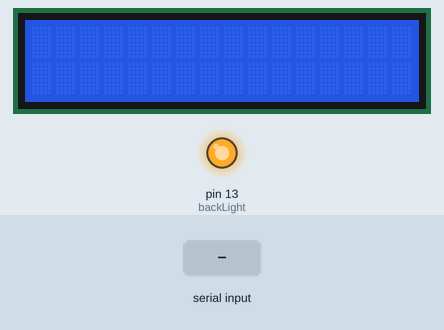
A sketch run on a simulated Arduino Uno, built with avr-gcc and run on an emulated ATmega328P. Parts: 16×2 character LCD, output pins drawn as LEDs (lit = HIGH). The inputs (shaded band) are chosen by the test bench.

Above: at 1.2 s.
1.3 s: "1" received over Serial
At 2.1 s:
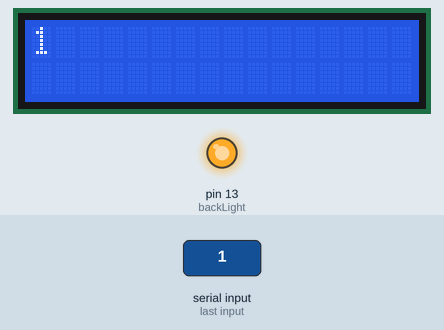
2.9 s: "0" received over Serial
At 3.4 s:
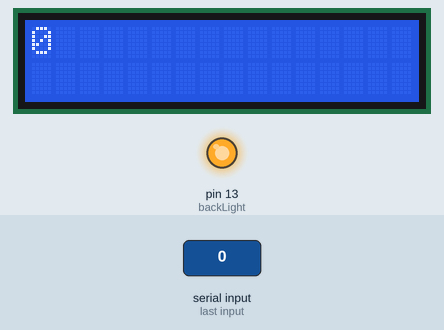
4.5 s: "2" received over Serial
At 5.8 s:
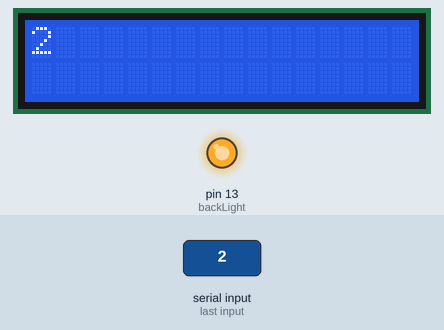
Timing chart, 0 to 7.5 s (numbered marks = the images above; inputs shaded):
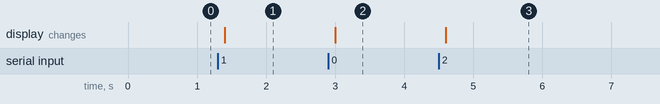

Measured:
- after the input at 1.3 s, the display: changes after 0.10 s (image 1)
- after the input at 2.9 s, the display: changes after 0.10 s (image 2)
- after the input at 4.5 s, the display: changes after 0.10 s (image 3)

The sketch:

Liquid_Crsytal_2.ino
```cpp
#include <LiquidCrystal.h>

LiquidCrystal lcd(12, 11, 10, 5, 4, 3, 2);

int backLight=13;
int numRows = 2;
int numCols = 16;


void setup(){
  pinMode(backLight, OUTPUT);
  digitalWrite(backLight, HIGH);
  lcd.begin(numCols,numRows);
  lcd.clear();

  Serial.begin(9600);
}


void loop() {

  lcd.noAutoscroll();

  if (Serial.available()){
    delay(100);
    lcd.clear();
    while(Serial.available() > 0){
      lcd.write(Serial.read());
    }
  }


}
```
